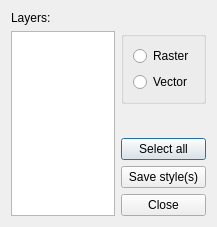
<?xml version="1.0" encoding="UTF-8"?>
<ui version="4.0">
 <class>QuickSaveQmlDialog</class>
 <widget class="QDialog" name="QuickSaveQmlDialog">
  <property name="geometry">
   <rect>
    <x>0</x>
    <y>0</y>
    <width>217</width>
    <height>227</height>
   </rect>
  </property>
  <property name="windowTitle">
   <string>Quick save QML</string>
  </property>
  <layout class="QGridLayout" name="gridLayout">
   <item row="0" column="0">
    <widget class="QLabel" name="label">
     <property name="sizePolicy">
      <sizepolicy hsizetype="Preferred" vsizetype="Fixed">
       <horstretch>0</horstretch>
       <verstretch>0</verstretch>
      </sizepolicy>
     </property>
     <property name="text">
      <string>Layers:</string>
     </property>
    </widget>
   </item>
   <item row="1" column="0" rowspan="3">
    <widget class="QListView" name="lvMapLayers">
     <property name="sizePolicy">
      <sizepolicy hsizetype="Expanding" vsizetype="Expanding">
       <horstretch>0</horstretch>
       <verstretch>0</verstretch>
      </sizepolicy>
     </property>
     <property name="maximumSize">
      <size>
       <width>16777215</width>
       <height>16777215</height>
      </size>
     </property>
     <property name="selectionMode">
      <enum>QAbstractItemView::ExtendedSelection</enum>
     </property>
    </widget>
   </item>
   <item row="1" column="1">
    <widget class="QGroupBox" name="groupBox">
     <property name="title">
      <string/>
     </property>
     <layout class="QVBoxLayout" name="verticalLayout">
      <item>
       <widget class="QRadioButton" name="rbRasterLayers">
        <property name="text">
         <string>Raster</string>
        </property>
        <property name="checked">
         <bool>false</bool>
        </property>
       </widget>
      </item>
      <item>
       <widget class="QRadioButton" name="rbVectorLayers">
        <property name="text">
         <string>Vector</string>
        </property>
       </widget>
      </item>
     </layout>
    </widget>
   </item>
   <item row="3" column="1">
    <layout class="QVBoxLayout" name="verticalLayout_2">
     <item>
      <widget class="QPushButton" name="btnSelectAll">
       <property name="text">
        <string>Select all</string>
       </property>
      </widget>
     </item>
     <item>
      <widget class="QPushButton" name="btnSaveStyles">
       <property name="text">
        <string>Save style(s)</string>
       </property>
      </widget>
     </item>
     <item>
      <widget class="QPushButton" name="btnClose">
       <property name="text">
        <string>Close</string>
       </property>
      </widget>
     </item>
    </layout>
   </item>
   <item row="2" column="1">
    <spacer name="verticalSpacer">
     <property name="orientation">
      <enum>Qt::Vertical</enum>
     </property>
     <property name="sizeHint" stdset="0">
      <size>
       <width>20</width>
       <height>40</height>
      </size>
     </property>
    </spacer>
   </item>
  </layout>
 </widget>
 <resources/>
 <connections/>
</ui>
